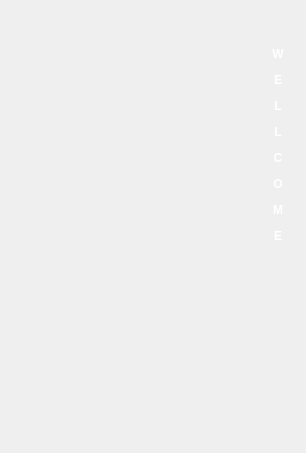
<?xml version="1.0" encoding="UTF-8"?>
<ui version="4.0">
 <class>MainWindow</class>
 <widget class="QMainWindow" name="MainWindow">
  <property name="geometry">
   <rect>
    <x>0</x>
    <y>0</y>
    <width>306</width>
    <height>453</height>
   </rect>
  </property>
  <property name="windowTitle">
   <string>MainWindow</string>
  </property>
  <widget class="QWidget" name="centralwidget">
   <widget class="QWidget" name="widget" native="true">
    <property name="geometry">
     <rect>
      <x>10</x>
      <y>10</y>
      <width>281</width>
      <height>431</height>
     </rect>
    </property>
    <widget class="QFrame" name="frame">
     <property name="geometry">
      <rect>
       <x>0</x>
       <y>0</y>
       <width>231</width>
       <height>430</height>
      </rect>
     </property>
     <property name="styleSheet">
      <string notr="true">border-image: url(:/images/images/images/khoidong.png);
border-top-left-radius: 50px;</string>
     </property>
     <property name="frameShape">
      <enum>QFrame::StyledPanel</enum>
     </property>
     <property name="frameShadow">
      <enum>QFrame::Raised</enum>
     </property>
    </widget>
    <widget class="QFrame" name="frame_2">
     <property name="geometry">
      <rect>
       <x>230</x>
       <y>0</y>
       <width>51</width>
       <height>430</height>
      </rect>
     </property>
     <property name="styleSheet">
      <string notr="true">background-image: url(:/images/images/images/5172658.jpg);
border-bottom-right-radius: 50px;</string>
     </property>
     <property name="frameShape">
      <enum>QFrame::StyledPanel</enum>
     </property>
     <property name="frameShadow">
      <enum>QFrame::Raised</enum>
     </property>
     <widget class="QLabel" name="label">
      <property name="geometry">
       <rect>
        <x>30</x>
        <y>0</y>
        <width>16</width>
        <height>271</height>
       </rect>
      </property>
      <property name="styleSheet">
       <string notr="true">background: none;
font: 8pt &quot;Sitka Small&quot;;</string>
      </property>
      <property name="text">
       <string>&lt;html&gt;&lt;head/&gt;&lt;body&gt;&lt;p align=&quot;center&quot;&gt;&lt;span style=&quot; font-size:9pt; font-weight:600; color:#ffffff;&quot;&gt;W&lt;/span&gt;&lt;/p&gt;&lt;p align=&quot;center&quot;&gt;&lt;span style=&quot; font-size:9pt; font-weight:600; color:#ffffff;&quot;&gt;E&lt;/span&gt;&lt;/p&gt;&lt;p align=&quot;center&quot;&gt;&lt;span style=&quot; font-size:9pt; font-weight:600; color:#ffffff;&quot;&gt;L&lt;/span&gt;&lt;/p&gt;&lt;p align=&quot;center&quot;&gt;&lt;span style=&quot; font-size:9pt; font-weight:600; color:#ffffff;&quot;&gt;L&lt;/span&gt;&lt;/p&gt;&lt;p align=&quot;center&quot;&gt;&lt;span style=&quot; font-size:9pt; font-weight:600; color:#ffffff;&quot;&gt;C&lt;/span&gt;&lt;/p&gt;&lt;p align=&quot;center&quot;&gt;&lt;span style=&quot; font-size:9pt; font-weight:600; color:#ffffff;&quot;&gt;O&lt;/span&gt;&lt;/p&gt;&lt;p align=&quot;center&quot;&gt;&lt;span style=&quot; font-size:9pt; font-weight:600; color:#ffffff;&quot;&gt;M&lt;/span&gt;&lt;/p&gt;&lt;p align=&quot;center&quot;&gt;&lt;span style=&quot; font-size:9pt; font-weight:600; color:#ffffff;&quot;&gt;E&lt;/span&gt;&lt;/p&gt;&lt;/body&gt;&lt;/html&gt;</string>
      </property>
     </widget>
    </widget>
   </widget>
  </widget>
 </widget>
 <resources>
  <include location="../XuLyTinhHuongKhanCap/resources.qrc"/>
 </resources>
 <connections/>
</ui>
